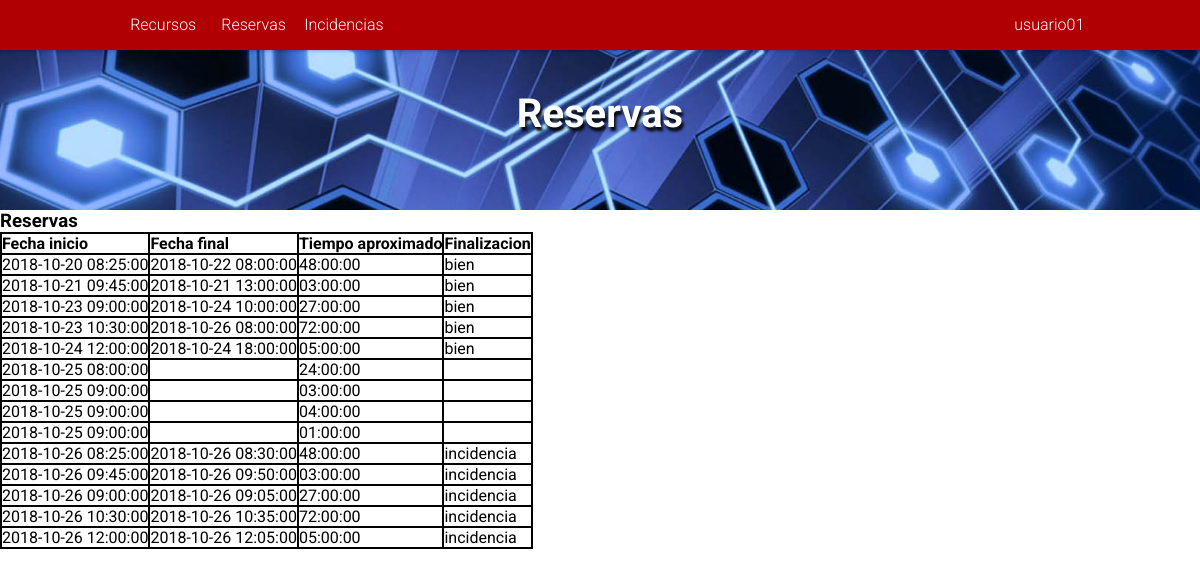
The page /PaginaWeb/index.php?mostrar=reservas&idUsu=2 (signed in) on the database its author committed.
### tables this page shows
CREATE TABLE IF NOT EXISTS `tbl_empleado` (
`id_empleado` int(11) NOT NULL AUTO_INCREMENT,
`email_empleado` varchar(100) DEFAULT NULL,
`usuario_empleado` varchar(100) DEFAULT NULL,
`password_empleado` varchar(255) DEFAULT NULL,
`nombre_empleado` varchar(100) DEFAULT NULL,
`apellido_empleado` varchar(100) DEFAULT NULL,
`grupo_empleado` ENUM('usuarios', 'administradores') DEFAULT NULL,
PRIMARY KEY (`id_empleado`),
UNIQUE KEY `email_empleado` (`email_empleado`),
UNIQUE KEY `usuario_empleado` (`usuario_empleado`)
);

CREATE TABLE IF NOT EXISTS `tbl_reserva` (
`id_reserva` int(11) NOT NULL AUTO_INCREMENT,
`descripcion_reserva` text DEFAULT NULL,
`fechaInicio_reserva` DATETIME DEFAULT CURRENT_TIMESTAMP,
`fechaFinal_reserva` DATETIME DEFAULT NULL,
`tiempoEstimado_reserva` TIME DEFAULT NULL,
`finalizacion_reserva` ENUM('bien', 'incidencia') DEFAULT NULL,
`id_empleado` int(11) DEFAULT NULL,
`id_recurso` int(11) DEFAULT NULL,
PRIMARY KEY (`id_reserva`)
);

### PaginaWeb/php/datosUsuario.proc.php (called while the page is built, shortened)
<?php
	if (isset($_SESSION['user_id'])) {
		$records = $conn->prepare('SELECT id_empleado, usuario_empleado, email_empleado, password_empleado, grupo_empleado FROM tbl_empleado WHERE id_empleado = :id');
		$records->bindParam(':id', $_SESSION['user_id']);
		$records->execute();
		$results = $records->fetch(PDO::FETCH_ASSOC);
		if (count($results) > 0) {
			$usuario = $results;
		}
	}
?>

### PaginaWeb/php/reservas.php (the view, shortened to what this page needs)
<article>
	<h1>Reservas</h1>
	<?php
		if (isset($_REQUEST['idUsu'])) {
			$us=$_REQUEST['idUsu'];
				$consulta=mysqli_query($link, "SELECT * FROM tbl_reserva WHERE id_empleado='$us' ORDER BY id_reserva");
			$consulta=mysqli_query($link, "SELECT * FROM tbl_reserva ORDER BY id_reserva");
		}else {
			$consulta=mysqli_query($link, "SELECT * FROM tbl_reserva ORDER BY id_reserva");
		}
		echo "<div class='tabla'>";
			if(mysqli_num_rows($consulta)>0) {
				echo "<div class='fila encabezado'>";
					echo "<div class='columna'>Fecha inicio</div>";
					echo "<div class='columna'>Fecha final</div>";
					echo "<div class='columna'>Tiempo aproximado</div>";
					echo "<div class='columna'>Finalizacion</div>";
				echo "</div>";
				while($array = mysqli_fetch_array($consulta)) {
					$fechaInicio=$array['fechaInicio_reserva'];
					$fechaFin = $array['fechaFinal_reserva'];
					$tiempoEstimado=$array['tiempoEstimado_reserva'];
					$finalizacion = $array['finalizacion_reserva'];
					echo "<div class='fila'>";
						echo "<div class='columna'>$fechaInicio</div>";
						echo "<div class='columna'>$fechaFin</div>";
						echo "<div class='columna'>$tiempoEstimado</div>";
						echo "<div class='columna'>$finalizacion</div>";
					echo "</div>";
				}
			}
		echo "</div>";
	?>
</article>

### PaginaWeb/php/navegador.php (shortened to what this page needs)
<nav id='MenuDesplegable' class="menu">
	<ul class="nav">
		<li class="nivel1"><a href="index.php">Recursos</a></li>
		<li class="nivel1"><a href="index.php?mostrar=reservas">Reservas</a></li>
		<li class="nivel1"><a href="index.php?mostrar=incidencias">Incidencias</a></li>
		<?php
			$nombreUsuario = $usuario['usuario_empleado'];
			echo "<li class='usuario'><a>".$nombreUsuario."</a>";
			echo "</li>";
		?>
	</ul>
</nav>

### PaginaWeb/assets/css/estilos.css (style rules this page uses)
* { margin: 0; padding: 0; list-style: none; text-decoration: none; border: none; outline: none; box-sizing: border-box; }
body { margin-top: 50px; font-family: Roboto,sans-serif; }

### PaginaWeb/assets/css/tablas.css (style rules this page uses)
div.tabla { display: table; border: 1px solid black; }
div.fila { display: table-row; border: 1px solid black; }
div.columna { display: table-cell; border: 1px solid black; }
div.encabezado { font-weight: bold; }

### PaginaWeb/assets/css/menu.css (style rules this page uses)
* { margin: 0; padding: 0; box-sizing: border-box; }
nav { background-color: #b10004; position: fixed; z-index: 1000; top: 0; width: 100%; box-shadow: 0 -5px 3px 6px rgba(0,0,0,.255); left: 0 !important; font-family: 'Roboto', sans-serif; }
ul.nav { list-style-type: none; margin-left: 10%; }
nav ul li.nivel1 { display: inline-block; width: 8%; position: relative; text-align: center; }
nav ul li.usuario { display: inline-block; min-width: 8%; position: relative; text-align: center; cursor: pointer; float: right; padding-right: 15px; margin-right: 100px; }
nav li a { display: block; text-decoration: none; line-height: 50px; color: #ffffff; font-weight: 300; }

### rows shown on the page
tbl_empleado: usuario_empleado "usuario01"
tbl_reserva: fechaInicio_reserva "2018-10-20 08:25:00", fechaFinal_reserva "2018-10-22 08:00:00", tiempoEstimado_reserva "48:00:00", finalizacion_reserva "bien"
tbl_reserva: fechaInicio_reserva "2018-10-21 09:45:00", fechaFinal_reserva "2018-10-21 13:00:00", tiempoEstimado_reserva "03:00:00", finalizacion_reserva "bien"
tbl_reserva: fechaInicio_reserva "2018-10-23 09:00:00", fechaFinal_reserva "2018-10-24 10:00:00", tiempoEstimado_reserva "27:00:00", finalizacion_reserva "bien"
tbl_reserva: fechaInicio_reserva "2018-10-23 10:30:00", fechaFinal_reserva "2018-10-26 08:00:00", tiempoEstimado_reserva "72:00:00", finalizacion_reserva "bien"
tbl_reserva: fechaInicio_reserva "2018-10-24 12:00:00", fechaFinal_reserva "2018-10-24 18:00:00", tiempoEstimado_reserva "05:00:00", finalizacion_reserva "bien"
tbl_reserva: fechaInicio_reserva "2018-10-25 08:00:00", tiempoEstimado_reserva "24:00:00"
tbl_reserva: fechaInicio_reserva "2018-10-25 09:00:00", tiempoEstimado_reserva "03:00:00"
tbl_reserva: fechaInicio_reserva "2018-10-25 09:00:00", tiempoEstimado_reserva "04:00:00"
tbl_reserva: fechaInicio_reserva "2018-10-25 09:00:00", tiempoEstimado_reserva "01:00:00"
tbl_reserva: fechaInicio_reserva "2018-10-26 08:25:00", fechaFinal_reserva "2018-10-26 08:30:00", tiempoEstimado_reserva "48:00:00", finalizacion_reserva "incidencia"
tbl_reserva: fechaInicio_reserva "2018-10-26 09:45:00", fechaFinal_reserva "2018-10-26 09:50:00", tiempoEstimado_reserva "03:00:00", finalizacion_reserva "incidencia"
tbl_reserva: fechaInicio_reserva "2018-10-26 09:00:00", fechaFinal_reserva "2018-10-26 09:05:00", tiempoEstimado_reserva "27:00:00", finalizacion_reserva "incidencia"
tbl_reserva: fechaInicio_reserva "2018-10-26 10:30:00", fechaFinal_reserva "2018-10-26 10:35:00", tiempoEstimado_reserva "72:00:00", finalizacion_reserva "incidencia"
tbl_reserva: fechaInicio_reserva "2018-10-26 12:00:00", fechaFinal_reserva "2018-10-26 12:05:00", tiempoEstimado_reserva "05:00:00", finalizacion_reserva "incidencia"
